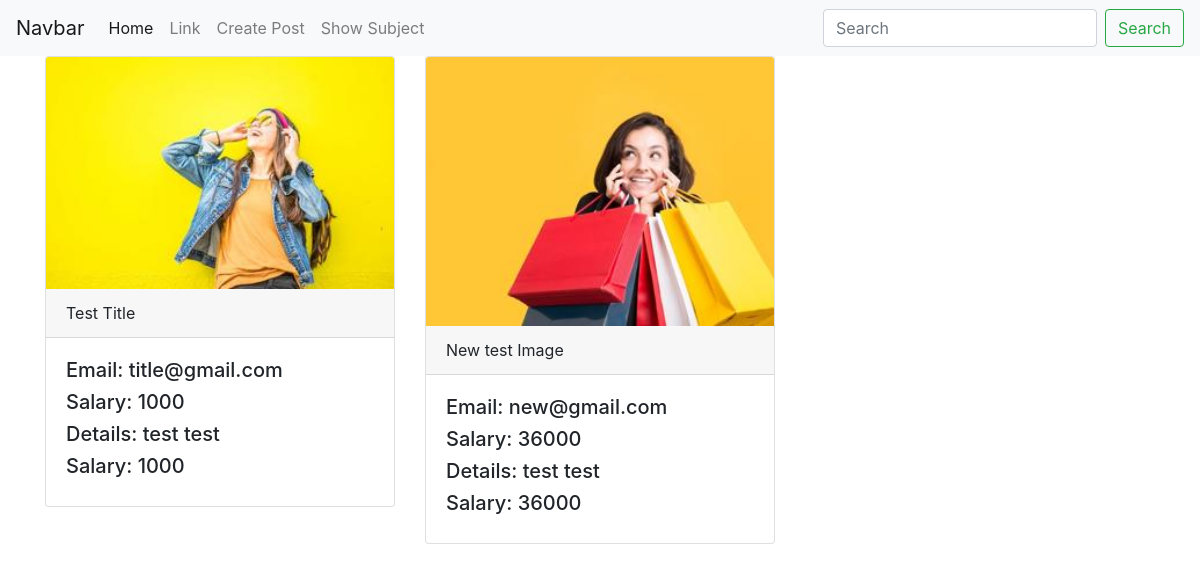
The app's page /tuition/post/, older data.
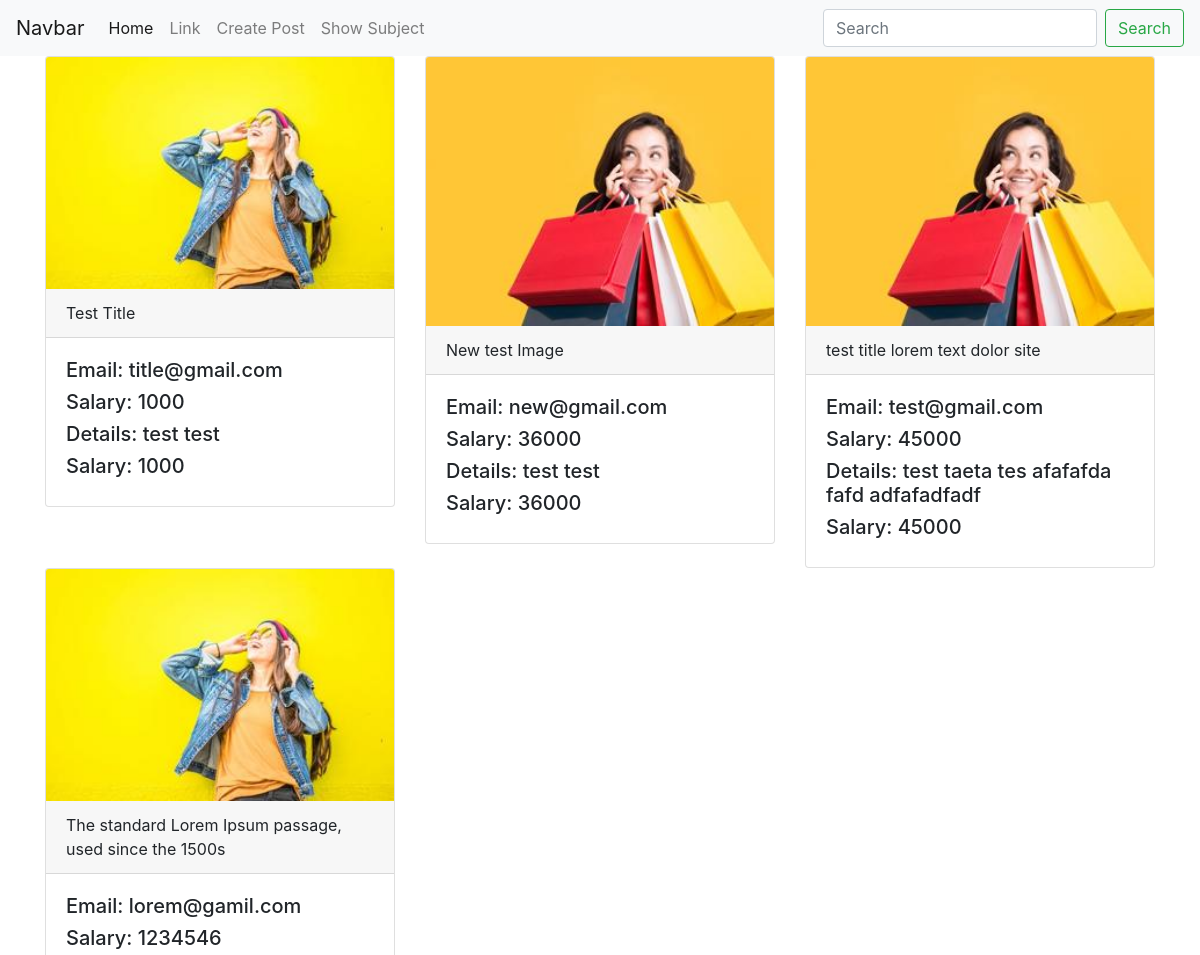
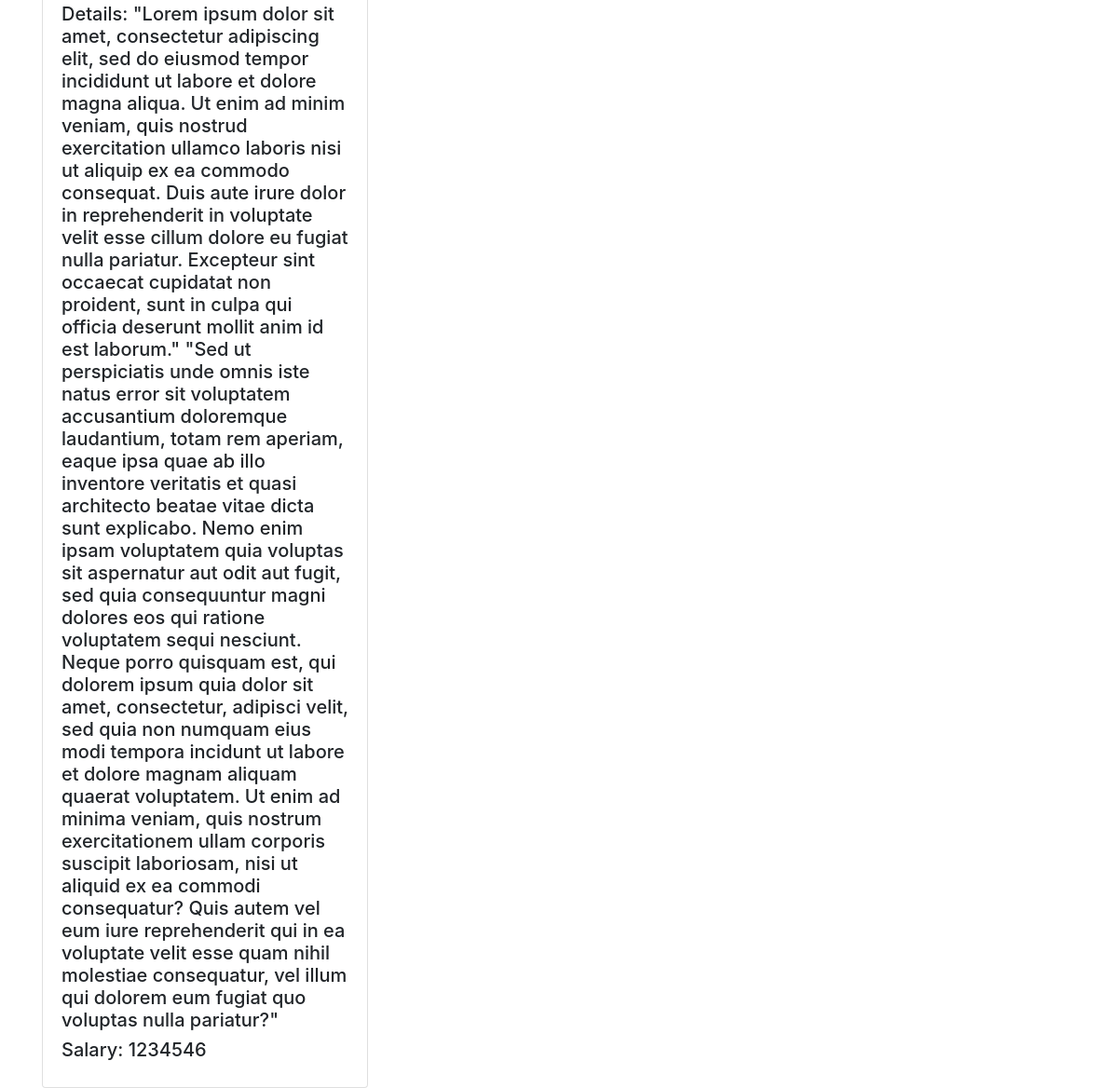
The same page, newer data (2 pictures, top to bottom).
### tuition/models.py (models this page shows, shortened)
class Post(models.Model):
    CATEGORY = (('Teacher', 'Teacher'), ('Student', 'Student'))
    MY_CHOICES = (('Bangla', 'Bangla'),
                  ('English', 'English'),
                  ('Urdu', 'Urdu'),
                  ('Arabic', 'Arabic'),
                  ('Hindi', 'Hindi'))
    user = models.ForeignKey(User, on_delete=models.CASCADE, blank=True, null=True)
    id = models.AutoField(primary_key=True)
    title = models.CharField(max_length=100)
    slug = models.CharField(max_length=100, default=title)
    email = models.EmailField()
    salary = models.IntegerField()
    details = models.TextField()
    availabe = models.BooleanField(default=True)
    category = models.CharField(max_length=100, choices=CATEGORY)
    created_at = models.DateTimeField(default=now)
    image = models.ImageField(default='default.jpg', upload_to='tuition/images')
    medium = MultiSelectField(choices=MY_CHOICES, max_choices=3, max_length=100, default='Bangla')
    subject = models.ManyToManyField(Subject, related_name='subject_set')
    class_in = models.ManyToManyField(Class_in, related_name='class_set')

### tuition/views.py (the view)
# urls.py: path('post/', postview, name="postview"),
def postview(request):
    post = Post.objects.all()
    return render(request, 'tuition/postview.html', {'post': post})

### templates/tuition/postview.html
{% extends 'index.html' %}
{% block body %}
<div class="container">
    <div class="row">
        {% for p in post %}
        <div class="col-md-4">
            <div class="card">
                <img class="card-img-top" src="{{p.image.url}}" alt="Card image cap">
                <div class="card-header">
                    {{p.title}}
                </div>
                <div class="card-body">
                   <h5>Email: {{p.email}}</h5>
                   <h5>Salary: {{p.salary}}</h5>
                   <h5>Details: {{p.details}}</h5>
                   <h5>Salary: {{p.salary}}</h5>
                </div>
            </div>
        </div>
        {% endfor %}
    </div>
</div>
{% endblock body %}

### templates/index.html (shortened to what this page needs)
<html lang="en">
  <head>
    <link
      rel="stylesheet"
      href="https://stackpath.bootstrapcdn.com/bootstrap/4.3.1/css/bootstrap.min.css"
    />
  </head>
  <body>
    <nav class="navbar navbar-expand-lg navbar-light bg-light">
      <a class="navbar-brand" href="#">Navbar</a>
      <div class="collapse navbar-collapse" id="navbarSupportedContent">
        <ul class="navbar-nav mr-auto">
          <li class="nav-item active">
            <a class="nav-link" href="{% url 'home' %}"
              >Home <span class="sr-only">(current)</span></a
            >
          </li>
          <li class="nav-item">
            <a class="nav-link" href="{% url 'contact' %}">Link</a>
          </li>
          <li class="nav-item">
            <a class="nav-link " href="{% url 'postcreate' %}">Create Post</a>
          </li>
           <li class="nav-item">
            <a class="nav-link " href="{% url 'subject' %}">Show Subject</a>
          </li>
        </ul>
        <form class="form-inline my-2 my-lg-0">
          <input
            class="form-control mr-sm-2"
            type="search"
            placeholder="Search"
            aria-label="Search"
          />
          <button class="btn btn-outline-success my-2 my-sm-0" type="submit">
            Search
          </button>
        </form>
      </div>
    </nav>
    {% block body %}{% endblock body %}
  </body>
</html>

Row changes from the older to the newer data that the page shows:
added Post: image (placeholder picture), title "test title lorem text dolor site", email "test@gmail.com", salary "45000", details "test taeta tes afafafda fafd adfafadfadf"
added Post: image (picture), title "The standard Lorem Ipsum passage, used since the 1500s", email "lorem@gamil.com", salary "1234546", details "\"Lorem ipsum dolor sit amet, consectetur adipiscing elit, sed do eiusmod tempor incididunt ut labore et dolore magna aliqua. Ut enim ad minim veniam, quis nostrud exercitation ullamco laboris nisi ut aliquip ex ea commodo consequat. Duis aute irure dolor in reprehenderit in voluptate velit esse cillum dolore eu fugiat nulla pariatur. Excepteur sint occaecat cupidatat non proident, sunt in culpa qui officia deserunt mollit anim id est laborum.\" \"Sed ut perspiciatis unde omnis iste natus error sit voluptatem accusantium doloremque laudantium, totam rem aperiam, eaque ipsa quae ab illo inventore veritatis et quasi architecto beatae vitae dicta sunt explicabo. Nemo enim ipsam voluptatem quia…"
